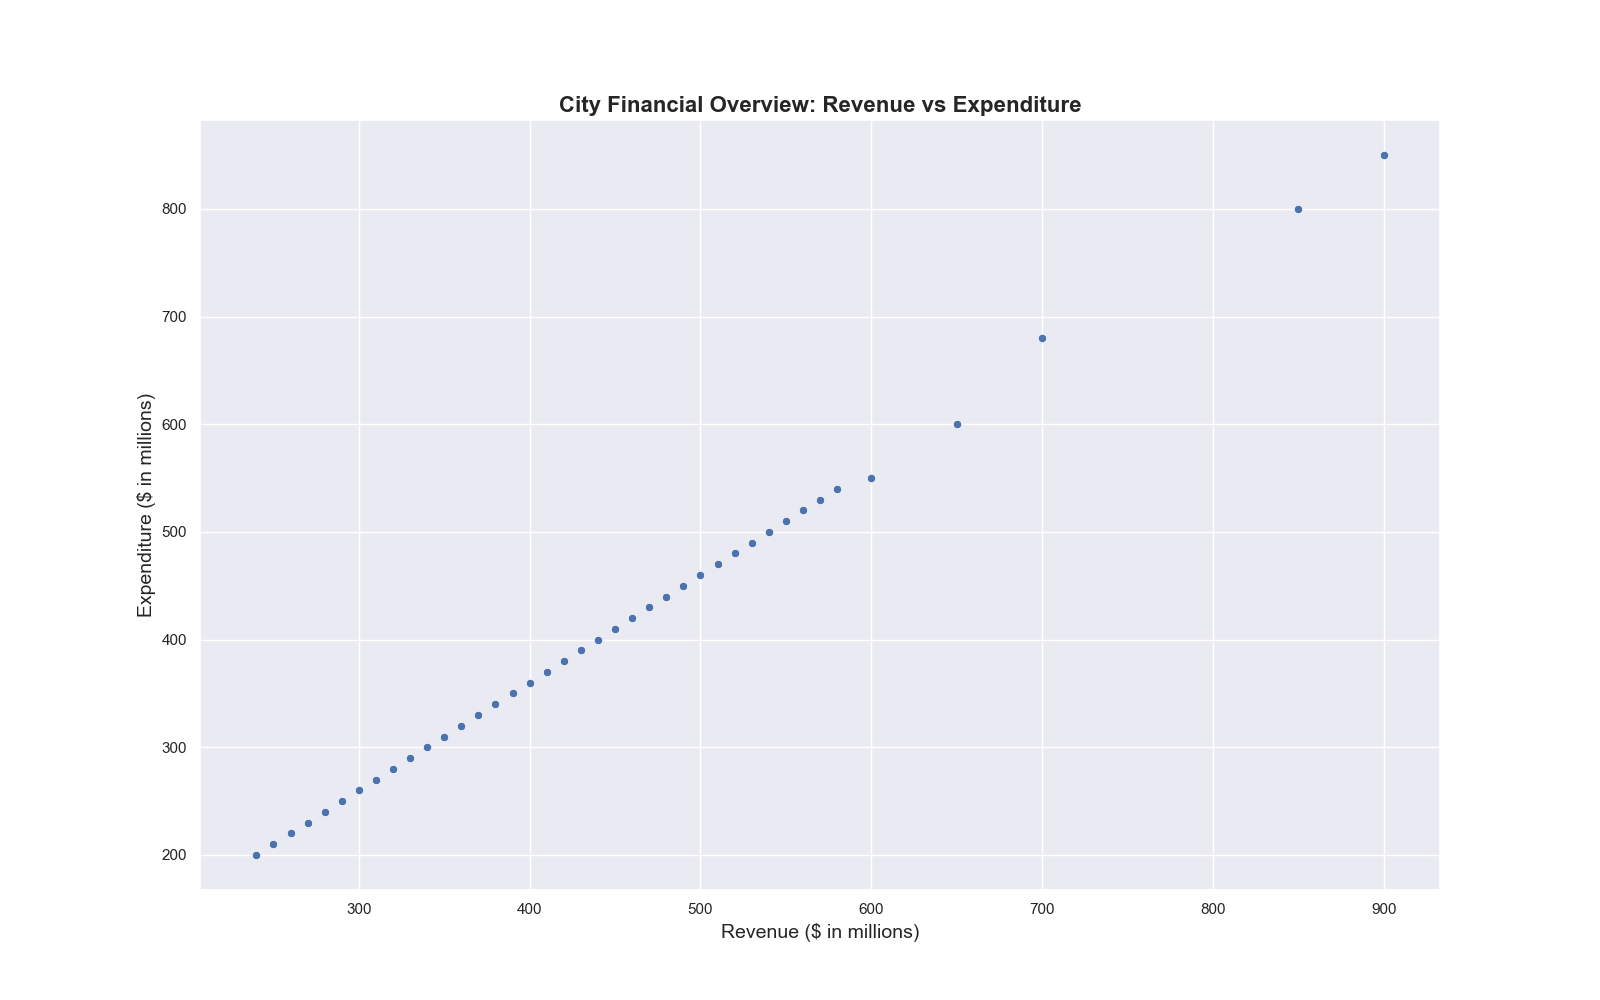

Python code for this plot:

import seaborn as sns
import pandas as pd
import matplotlib.pyplot as plt

# Data points in pandas DataFrame
data = {
    'City': ['New York', 'Los Angeles', 'Chicago', 'Houston', 'Phoenix', 'Philadelphia',
             'San Antonio', 'San Diego', 'Dallas', 'San Jose', 'Austin', 'Jacksonville',
             'Fort Worth', 'Columbus', 'Charlotte', 'Detroit', 'El Paso', 'Seattle',
             'Denver', 'Washington', 'Nashville', 'Boston', 'Memphis', 'Portland',
             'Oklahoma City', 'Las Vegas', 'Louisville', 'Baltimore', 'Milwaukee',
             'Albuquerque', 'Tucson', 'Fresno', 'Sacramento', 'Kansas City', 'Long Beach',
             'Mesa', 'Atlanta', 'Virginia Beach', 'Omaha', 'Colorado Springs'],
    'Revenue': [900, 850, 700, 650, 600, 580, 570, 560, 550, 540, 530, 520, 510, 500, 490, 
                480, 470, 460, 450, 440, 430, 420, 410, 400, 390, 380, 370, 360, 350, 340, 
                330, 320, 310, 300, 290, 280, 270, 260, 250, 240],
    'Expenditure': [850, 800, 680, 600, 550, 540, 530, 520, 510, 500, 490, 480, 470, 460, 
                    450, 440, 430, 420, 410, 400, 390, 380, 370, 360, 350, 340, 330, 320, 
                    310, 300, 290, 280, 270, 260, 250, 240, 230, 220, 210, 200]
}

df = pd.DataFrame(data)

# Setting sns theme and figure size
sns.set_theme()
plt.figure(figsize=(16, 10))

# Creating scatterplot with customized color scheme
scatterplot = sns.scatterplot(x='Revenue', y='Expenditure', data=df,
                              palette=['#1E90FF', '#FF4500', '#32CD32', '#FFD700', '#8A2BE2'])

# Customize further details of the plot
scatterplot.axes.set_title('City Financial Overview: Revenue vs Expenditure', fontsize=16, weight='bold')
scatterplot.set_xlabel('Revenue ($ in millions)', fontsize=14)
scatterplot.set_ylabel('Expenditure ($ in millions)', fontsize=14)
scatterplot.figure.set_size_inches(16, 10)  # Change width and height of the chart

plt.show()
